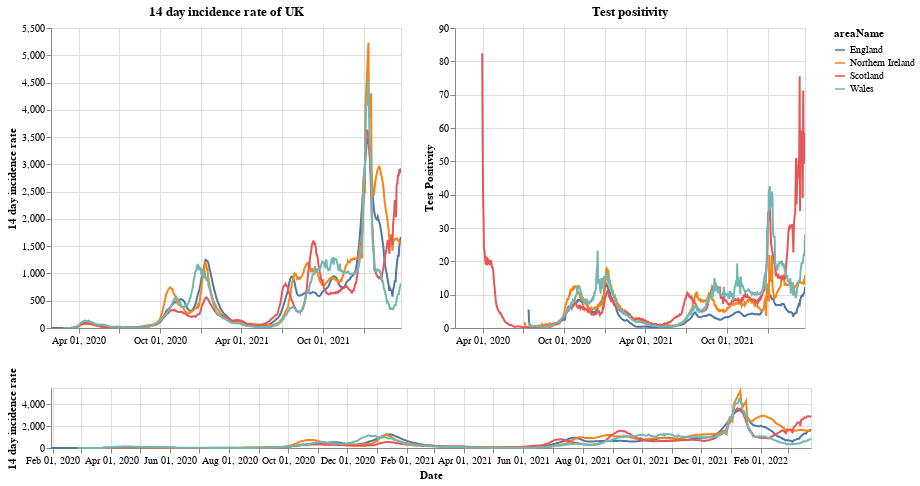

The cell this chart's notebook holds for it:
### Markdown cell above
# Plots

First a plot with each country in the UK. The top right shows the positivity rate for (which is the percentage of registered tests which were positive) while the top left is the 14 day incidence rate. The bottom chart can be used to select the timeframe (does not work on a mobile device).

### Code cell
#collapse
brush = alt.selection(type='interval', name='DateBrush',encodings=['x'],fields=['Time'])
leg_selection = alt.selection_multi(fields=['areaName'], bind='legend')

base = alt.Chart(uk_cases).mark_line().encode(
    x=alt.X("yearmonthdate(date):T", axis=alt.Axis(title='Date')),
    y=alt.Y("twoWeeklyCasesRate:Q", axis=alt.Axis(title='14 day incidence rate')),
    tooltip=['areaName', 'date','twoWeeklyCasesRate', 'testPositivity'],
    color='areaName',
    opacity=alt.condition(leg_selection, alt.value(2), alt.value(0.1))
).add_selection(leg_selection).properties(width=350)

upper = base.encode(alt.X('yearmonthdate(date):T', axis=alt.Axis(title=''),
                         scale=alt.Scale(domain=brush))
                   ).properties(title=f'14 day incidence rate of UK')
upper_right = upper.encode(alt.Y('testPositivity:Q', axis=alt.Axis(title='Test Positivity'))).properties(title='Test positivity')
lower = base.properties(height=60, width = 760).add_selection(brush)

(upper | upper_right) & lower

### Figure 1 — Vega-Lite specification as saved in the notebook (floating-point values rounded to 4 significant figures; data arrays with more than 128 entries replaced by an {"elided": "..."} marker saying what was removed)
{"config": {"view": {"continuousWidth": 400, "continuousHeight": 300}}, "vconcat": [{"hconcat": [{"mark": "line", "encoding": {"color": {"type": "nominal", "field": "areaName"}, "opacity": {"condition": {"value": 2, "selection": "selector001"}, "value": 0.1}, "tooltip": [{"type": "nominal", "field": "areaName"}, {"type": "temporal", "field": "date"}, {"type": "quantitative", "field": "twoWeeklyCasesRate"}, {"type": "quantitative", "field": "testPositivity"}], "x": {"type": "temporal", "axis": {"title": ""}, "field": "date", "scale": {"domain": {"selection": "DateBrush"}}, "timeUnit": "yearmonthdate"}, "y": {"type": "quantitative", "axis": {"title": "14 day incidence rate"}, "field": "twoWeeklyCasesRate"}}, "selection": {"selector001": {"type": "multi", "fields": ["areaName"], "bind": "legend"}}, "title": "14 day incidence rate of UK", "width": 350}, {"mark": "line", "encoding": {"color": {"type": "nominal", "field": "areaName"}, "opacity": {"condition": {"value": 2, "selection": "selector001"}, "value": 0.1}, "tooltip": [{"type": "nominal", "field": "areaName"}, {"type": "temporal", "field": "date"}, {"type": "quantitative", "field": "twoWeeklyCasesRate"}, {"type": "quantitative", "field": "testPositivity"}], "x": {"type": "temporal", "axis": {"title": ""}, "field": "date", "scale": {"domain": {"selection": "DateBrush"}}, "timeUnit": "yearmonthdate"}, "y": {"type": "quantitative", "axis": {"title": "Test Positivity"}, "field": "testPositivity"}}, "selection": {"selector001": {"type": "multi", "fields": ["areaName"], "bind": "legend"}}, "title": "Test positivity", "width": 350}]}, {"mark": "line", "encoding": {"color": {"type": "nominal", "field": "areaName"}, "opacity": {"condition": {"value": 2, "selection": "selector001"}, "value": 0.1}, "tooltip": [{"type": "nominal", "field": "areaName"}, {"type": "temporal", "field": "date"}, {"type": "quantitative", "field": "twoWeeklyCasesRate"}, {"type": "quantitative", "field": "testPositivity"}], "x": {"type": "temporal", "axis": {"title": "Date"}, "field": "date", "timeUnit": "yearmonthdate"}, "y": {"type": "quantitative", "axis": {"title": "14 day incidence rate"}, "field": "twoWeeklyCasesRate"}}, "height": 60, "selection": {"selector001": {"type": "multi", "fields": ["areaName"], "bind": "legend"}, "DateBrush": {"type": "interval", "encodings": ["x"], "fields": ["Time"]}}, "width": 760}], "data": {"name": "data-5c62dc9961c263274d011d427264fa9a"}, "$schema": "https://vega.github.io/schema/vega-lite/v4.8.1.json", "datasets": {"data-5c62dc9961c263274d011d427264fa9a": {"elided": "3060 records"}}}
